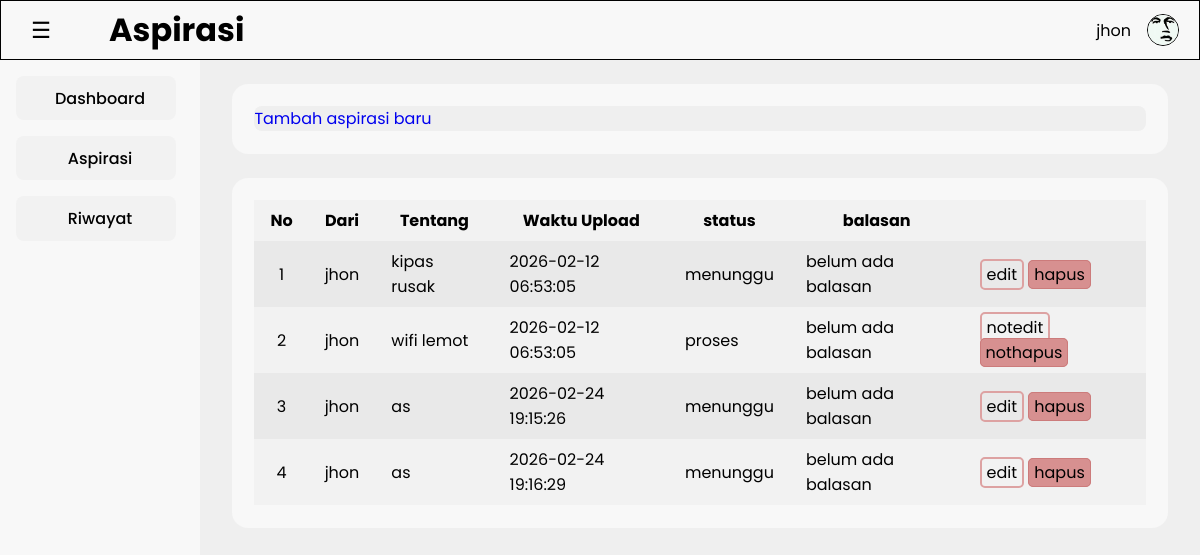
The app's page /view/user/u_aspirasi.php (signed in), older data.
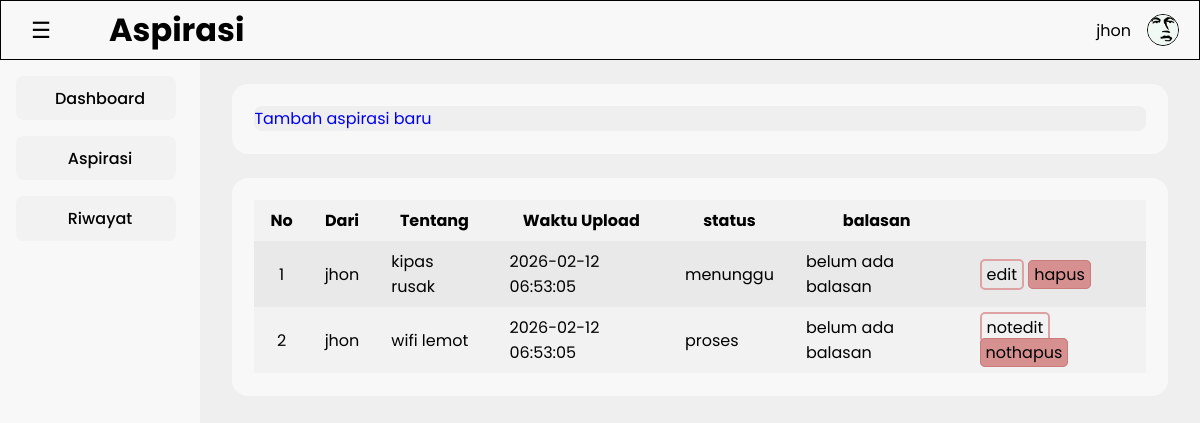
The same page, newer data.
### tables this page shows
CREATE TABLE `aspirasi` (
  `id_aspirasi` int NOT NULL,
  `judul` varchar(20) NOT NULL,
  `id_siswa` int NOT NULL,
  `isi_aspirasi` varchar(100) NOT NULL,
  `status` enum('menunggu','proses','selesai') NOT NULL,
  `id_kategori` int NOT NULL,
  `id_feedback` int NOT NULL,
  `waktu_upload` datetime NOT NULL DEFAULT CURRENT_TIMESTAMP,
  `waktu_update` datetime NOT NULL DEFAULT CURRENT_TIMESTAMP ON UPDATE CURRENT_TIMESTAMP
);

CREATE TABLE `siswa` (
  `id_siswa` int NOT NULL,
  `username` varchar(20) NOT NULL,
  `password` varchar(225) NOT NULL,
  `kelas` varchar(10) NOT NULL,
  `nis` int DEFAULT NULL,
  `role` enum('siswa') NOT NULL,
  `status_akun` enum('aktif','nonaktif') NOT NULL,
  `profile_path` varchar(225) DEFAULT NULL,
  `waktu_buat` datetime NOT NULL DEFAULT CURRENT_TIMESTAMP,
  `waktu_update` datetime NOT NULL DEFAULT CURRENT_TIMESTAMP ON UPDATE CURRENT_TIMESTAMP
);

CREATE TABLE `feedback` (
  `id_feedback` int NOT NULL,
  `isi_feedback` varchar(100) NOT NULL,
  `id_admin` int NOT NULL,
  `waktu_upload` datetime NOT NULL DEFAULT CURRENT_TIMESTAMP
);

### model/m_connection.php (called while the page is built, shortened)
<?php
class m_connection{
    private $host = "localhost", $username = "root", $password = "", $database = "ukk_3_putra";
    public function __construct(){
        $this->conn = mysqli_connect(
            $this->host,
            $this->username,
            $this->password,
            $this->database
        );
    }
}
?>

### model/m_aspirasi.php (called while the page is built, shortened)
<?php
include_once "m_connection.php";
class m_aspirasi{
  protected $conn;
  public function __construct(){
    $database = new m_connection();
    $this->conn = $database->conn;
  }
  public function get_data() {
    $sql = "SELECT aspirasi.*, kategori.isi_kategori, siswa.username, feedback.isi_feedback
            FROM aspirasi
            INNER JOIN kategori ON aspirasi.id_kategori = kategori.id_kategori
            INNER JOIN siswa ON aspirasi.id_siswa = siswa.id_siswa
            LEFT JOIN feedback ON aspirasi.id_feedback = feedback.id_feedback";
    $query = mysqli_query($this->conn, $sql);
    if ($query->num_rows > 0) {
      while($data = mysqli_fetch_object($query)){
        $result[] = $data;
      }
      return $result;
      } else {
        echo "ga ada data";
    }
  }
  public function get_data_by_user_id($id_siswa) {
    $sql = "SELECT aspirasi.*, kategori.isi_kategori, siswa.username, feedback.isi_feedback
            FROM aspirasi
            INNER JOIN kategori ON aspirasi.id_kategori = kategori.id_kategori
            INNER JOIN siswa ON aspirasi.id_siswa = siswa.id_siswa
            LEFT JOIN feedback ON aspirasi.id_feedback = feedback.id_feedback
            WHERE aspirasi.id_siswa = '$id_siswa'";
    $query = mysqli_query($this->conn, $sql);
    if ($query->num_rows > 0) {
      while($data = mysqli_fetch_object($query)){
        $result[] = $data;
      }
      return $result;
      } else {
        echo "ga ada data";
    }
  }
}

### controller/c_aspirasi.php (called while the page is built)
<?php
include_once __DIR__ . "../../model/m_aspirasi.php";
$aspirasi = new m_aspirasi();
try{
  if(!empty($_GET['action'])){
    if($_GET['action'] != 'delete'){
      if($_GET['action'] == 'edit'){
        $id_aspirasi = $_GET['id'];
        $data = $aspirasi->get_data_by_id($id);
        header("Location: ../view/user/u_form-edit-aspirasi.php?id_aspirasi=$id_aspirasi");
      } else {
      $_SERVER['REQUEST_METHOD'] = $_POST;
        $id_aspirasi   = $_POST['id_aspirasi'];
        $judul          = $_POST['judul'];
        $id_siswa       = $_POST['id_siswa'];
        $isi_aspirasi   = $_POST['isi_aspirasi'];
        $id_kategori    = $_POST['kategori'];
        if($_GET['action'] == 'add'){
        $aspirasi->add_data($judul, $id_siswa, $isi_aspirasi, $id_kategori);
      } elseif($_GET['action'] == 'update'){
        $aspirasi->update_data($id_aspirasi, $judul, $id_siswa, $isi_aspirasi, $id_kategori);
      }
      }
    } else{
    }
  } else{
    $data = $aspirasi->get_data();
  }
} catch(Exception $e) {
   echo $e->getMessage();
}
?>

### view/user/u_aspirasi.php (the view, shortened to what this page needs)
<?php
    include_once "../../controller/c_aspirasi.php";
        $db = new m_aspirasi();
        $user_data = $db->get_data_by_user_id($_SESSION['id']);
    include("../html/header.php");
?>
</head>
<body>
<?php
    include("../html/navbar.php");
?>
            <section class="container">
                <div class="box">
                    <a href="u_form-tambah-aspirasi.php">Tambah aspirasi baru</a>
                </div>
            </section>
            <section class="container">
                <div class="overflow-x flex">
                    <table class="flex-grow">
                        <thead>
                            <tr>
                                <th>No</th>
                                <th>Dari</th>
                                <th>Tentang</th>
                                <th>Waktu Upload</th>
                                <th>status</th>
                                <th>balasan</th>
                                <th></th>
                            </tr>
                        </thead>
                        <tbody>
                            <?php
                                $no = 1;
                                foreach ($user_data as $result){
                            ?>
                                <tr>
                                    <td><?= $no++ ?></td>
                                    <td><?= $result->username ?></td>
                                    <td><?= $result->judul ?></td>
                                    <td><?= $result->waktu_upload ?></td>
                                    <td id="stat"><?= $result->status ?></td>
                                    <td><?= $result->isi_feedback ?></td>
                                    <td>
                                        <?php
                                        if($result->status !== "menunggu"){
                                        ?>
                                            <a id="edt" class="edit">notedit</a>
                                            <a id="del" class="delete">nothapus</a>
                                        <?php } else { ?>
                                            <a href="../../controller/c_aspirasi.php?action=edit&id=<?= $result->id_aspirasi ?>" id="edt" class="edit">edit</a>
                                            <a href="../../controller/c_aspirasi.php?action=delete&id=<?= $result->id_aspirasi ?>" id="del" class="delete">hapus</a>
                                        <?php } ?>
                                    </td>
                                </tr>
                            <?php
                                }
                            ?>
                        </tbody>
                    </table>
                </div>
            </section>
<?php
    include("../html/footer.php");
?>

### view/html/header.php (shortened to what this page needs)
<!DOCTYPE html>
<html lang="en">
<head>
    <link rel="stylesheet" href="../asset/style/font.css">
    <link rel="stylesheet" href="../asset/style/prop.css?v=2.21">
    <link rel="stylesheet" href="../asset/style/header.css?v=2.22">
    <link rel="stylesheet" href="../asset/style/style.css?v=2.22">

### view/html/navbar.php (shortened to what this page needs)
<header class="fixed">
        <div class="flex headbar-container">
            <section class="flex">
                <div class="hamburger flex flex-center" onclick="toggleNav()">
                ☰
                </div>
                <h1>Aspirasi</h1>
            </section>
            <section>
            </section>
            <section class="flex">
                <p>
                    <?= $_SESSION['user'] ?>
                </p>
                <div class="profile-holder">
                    <img src="../asset/img/pfp/test_img.jpg" alt="<?= $_SESSION['user'] ?>">
                </div>
            </section>
        </div>
    </header>
    <div class="main-container flex">
        <nav class="">
<?php if(!isset($_SESSION['role']) || $_SESSION['role'] !== 'admin'){ ?>
            <a href="u_dashboard.php">
                <button class="nav-button grid <?= ($active_page == 'dashboard') ? 'nav-button-active' : '' ; ?>">
                    <p>Dashboard</p>
                </button>
            </a>
            <div class="dropdown">
                <a href="u_aspirasi.php">
                    <button class="nav-button grid" id="dropdown-triger" onclick="toggleNavDropdown()">
                        <p>Aspirasi</p>
                    </button>
                </a>
            </div>
            <a href="u_riwayat.php">
                <button class="nav-button grid <?= ($active_page == 'history') ? 'nav-button-active' : '' ; ?>">
                    <p>Riwayat</p>
                </button>
            </a>
<?php } ?>
        </nav>
        <main>

### view/html/footer.php (shortened to what this page needs)
        </main>
    </div>
</body>
</html>

### view/asset/style/prop.css (style rules this page uses)
html { --header-height-base: 60px; --navbar-width-base: 200px; --button-width-base: 160px; }
html { --primary-color-base:#f2efff; --secondary-color-base:#f3f2f0; --white-1000:#fefefe; --white-900:#fbfbfb; --white-800:#f8f8f8; --white-700:#f5f5f5; --white-600:#f2f2f2; --white-500:#efefef; --white-400:#ececec; --white-300:#e9e9e9; --white-200:#e6e6e6; --white-100:#e3e3e3; --accent-light-100:#eee1e1; --accent-light-200:#e6b5b5; --accent-medium:#dda2a2; --accent-heavy:#d79090; --accent-bold:#cc7b7b; }

### view/asset/style/header.css (style rules this page uses)
header { width: 100%; background-color: var(--white-800); }
.headbar-container { height: var(--header-height-base); width: 100%; border: 1px solid black; flex-wrap: wrap; align-content: center; padding: 0 20px; }
.headbar-container h1 { font-size: 2em; }
.headbar-container section:nth-child(1) { border: transparent; min-width: 350px; justify-content: start; align-items: center; gap: 3em; }
.headbar-container section:nth-child(2) { border: transparent; flex: 1; }
.headbar-container section:nth-child(3) { border: transparent; min-width: 200px; justify-content: flex-end; align-items: center; gap: 1em; }
.hamburger { border: transparent; height: 40px; width: 40px; border-radius: 50%; overflow: hidden; font-size: 1.4em; font-weight:100 ; }
.profile-holder { border: 1px solid black; border-radius: 50%; overflow: hidden; width: 32px; height: 32px; vertical-align: middle; }
.profile-holder img { width: 100%; height: 100%; object-fit: cover; object-position: center; }
img { aspect-ratio: 32 / 32; }
nav { width: 200px; border: transparent; background-color: var(--white-800); height: calc(100vh - 60px); padding-left: 16px; top: var(--header-height-base); left: 0; transition: 0.15s ease-in-out; position: fixed; }
.nav-button { margin-top: 1rem; padding: 0.6em 0; min-width: var(--button-width-base); border-radius: 8px; grid-template-columns: 30px auto 22px; justify-content: start; text-align: start; font-weight: 500; font-size: 1em; border: transparent; background-color: var(--white-600); }

### view/asset/style/style.css (style rules this page uses)
* { margin: 0; padding: 0; box-sizing: border-box; font-family: 'Poppins'; font-size: 16px; }
.flex { display: flex; justify-content: space-between; }
.flex-grow { flex: 1; }
.flex-center { justify-content: center; flex-wrap: wrap; align-content: center; }
.grid { display: grid; justify-content: space-between; align-content: space-between; }
.fixed { position: fixed; top: 0; left: 0; }
.overflow-x { overflow-x: auto; }
a { text-decoration: none; }
.edit { background-color: transparent; color: #000; border: 2px solid var(--accent-medium); border-radius: 5px; padding: 2px 5px; }
.delete { background-color: var(--accent-heavy); color: #000; border: 1px solid var(--accent-bold); border-radius: 5px; padding: 2px 5px; }
body { margin: 0; }
main { background-color: var(--white-500); flex: 1; margin-top: var(--header-height-base); margin-left: var(--navbar-width-base); min-height: calc(100vh - var(--header-height-base)); transition: 0.15s ease-in-out; padding: 0 2em 2em 2em; }
.container { border: transparent; background-color: var(--white-800); min-width: 10vw; padding: 1.4em; margin-top: 24px; border-radius: 16px; gap: 22px; grid-template-columns: repeat(auto-fit, minmax(200px, 1fr)); overflow-x: auto; }
.box { border: transparent; background-color: var(--white-500); border-radius: 8px; overflow-x: hidden; }
table { border-collapse: collapse; }
th,td { padding: 0.5em 1em; }
th:nth-child(1), td:nth-child(1) { text-align: center; }
th, tr:nth-child(even) { background-color: var(--white-600); }
tr:nth-child(odd) { background-color: var(--white-300); }

Row changes from the older to the newer data that the page shows:
removed aspirasi: id_siswa.username "jhon", judul "as", waktu_upload "2026-02-24 19:15:26", status "menunggu", id_feedback.isi_feedback "belum ada balasan"
removed aspirasi: id_siswa.username "jhon", judul "as", waktu_upload "2026-02-24 19:16:29", status "menunggu", id_feedback.isi_feedback "belum ada balasan"
